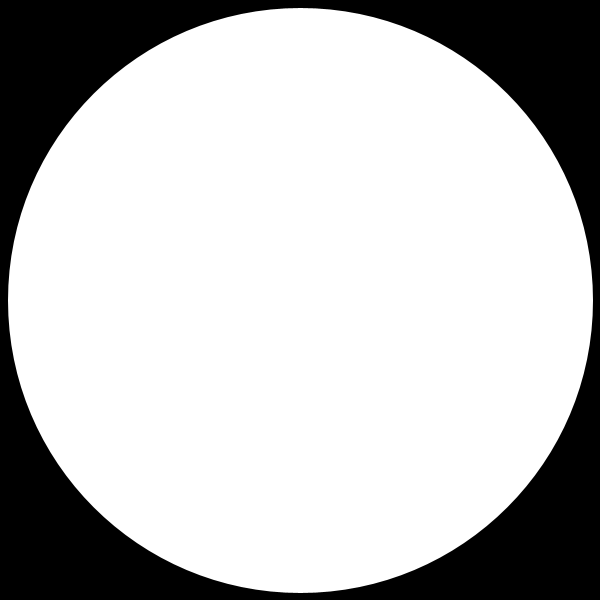
Frame 1 (no input)
Frame 60 (the mouse pressed at the canvas centre just before this capture): identical to frame 1, image omitted
Frame 120 (the mouse held since frame 60 and released just before this capture): identical to frame 1, image omitted

The Processing sketch that drew this single still picture (run headless with seeded random() and noise(); from frame 60 on, the mouse is pressed at the canvas centre):

// Processing sketch: CopoDeNieve1
// ── CopoDeNieve1.pde
void setup() {

  size(600, 600);
  background(0);
  strokeWeight(5);
  ellipse(300, 300, 590, 590);
}

void draw() {

  //estrella
  if (key=='a') {
    stroke(14,9,15);
    strokeWeight(2);
    line(300, 8, 230, 195);
    line(230, 195, 25, 205);
    line(25, 205, 182, 330);
    line(182, 330, 135, 540);
    line(135, 540, 300, 420);
    line(300, 420, 465, 540);
    line(465, 540, 410, 335);
    line(410, 335, 575, 220);
    line(575, 220, 375, 195);
    line(375, 195, 300, 8);
  }

  //estrella invertida
  if (key=='s') {
    stroke(22,20,36);
    strokeWeight(3);
    line(300, 592, 365, 395);
    line(365, 395, 575, 395);
    line(575, 395, 420, 260);
    line(420, 260, 460, 55);
    line(460, 55, 300, 175);
    line(300, 175, 130, 55);
    line(130, 55, 185, 260);
    line(185, 260, 28, 395);
    line(28, 395, 235, 395);
    line(235, 395, 300, 592);
  }

  //estrella pequeña invertida
  if (key=='d') {
    stroke(107,170,197);
    strokeWeight(4);
    line(300, 500, 340, 365);
    line(340, 365, 495, 365);
    line(495, 365, 375, 275);
    line(375, 275, 410, 140);
    line(410, 140, 300, 225);
    line(300, 225, 180, 140);
    line(180, 140, 225, 275);
    line(225, 275, 105, 365);
    line(105, 365, 260, 365);
    line(260, 365, 300, 500);
  }

  //circulo de enmedio
  if (key=='f') {
    fill(14,9,15);
    stroke(227,225,224);;
    strokeWeight(5);
    ellipse(300, 300, 50, 50);
  }

  //lineas de estrella pequeña a circulo
  if (key=='g') {
    strokeWeight(4);
    line(300, 223, 300, 275);
    line(225, 275, 275, 286);
    line(263, 364, 285, 325);
    line(340, 365, 318, 323);
    line(375, 275, 326, 290);
  }

  //lineas de afuera
  if (key=='h') {
    stroke(51,73,112);
    strokeWeight(3);
    line(205, 25, 250, 140);
    line(65, 125, 170, 200);
    line(8, 297, 137, 297);
    line(60, 464, 167, 395);
    line(205, 575, 253, 457);
    line(347, 457, 395, 577);
    line(428, 395, 528, 485);
    line(468, 298, 595, 298);
    line(430, 205, 538, 135);
    line(352, 136, 387, 20);
  }
}
